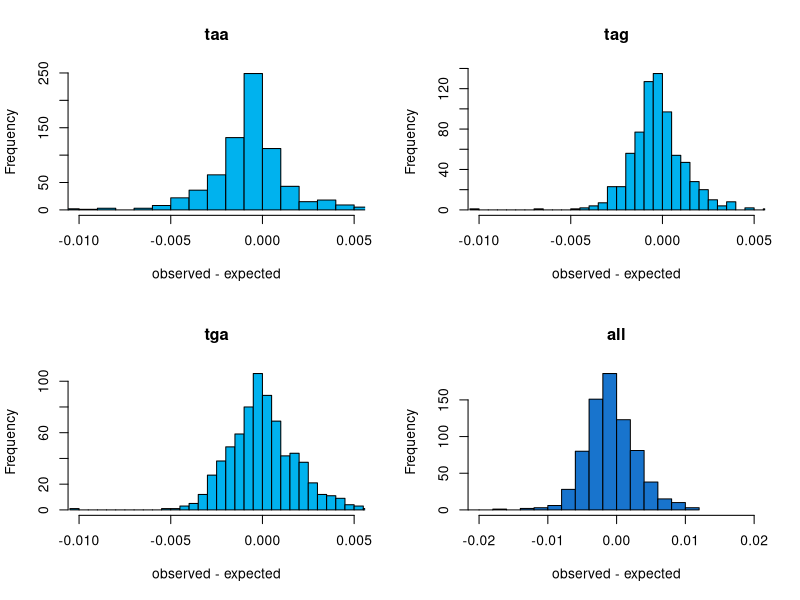

This figure's R source:
#histogram of out of frame - out of frame frequencies for tag, tga, taa and all

library(stringr)

pdf("24.1_fig_4.pdf")
par(mfrow=c(2,2))

data1 <- read.csv('13.3_merged_OOF_CDS_rates.csv',header = TRUE)

observed_taa_frequency <- unlist(data1$frequency_taa_coding)
expected_taa_frequency <- unlist(data1$frequency_taa_OOF) 
observed_vs_expected_taa <- observed_taa_frequency - expected_taa_frequency
hist(observed_vs_expected_taa, breaks = 35, xlab = 'observed - expected', col = 'deepskyblue2', main = 'taa',xlim = c(-0.010, 0.005))


observed_tag_frequency <- unlist(data1$frequency_tag_coding)
expected_tag_frequency <- unlist(data1$frequency_tag_OOF) 
observed_vs_expected_tag <- observed_tag_frequency - expected_tag_frequency
hist(observed_vs_expected_tag, breaks = 30,xlab = 'observed - expected', col = 'deepskyblue2', main = 'tag',xlim = c(-0.010, 0.005))

observed_tga_frequency <- unlist(data1$frequency_tga_coding)
expected_tga_frequency <- unlist(data1$frequency_tga_OOF) 
observed_vs_expected_tga <- observed_tga_frequency - expected_tga_frequency
hist(observed_vs_expected_tga, breaks = 30, xlab = 'observed - expected', col = 'deepskyblue2', main = 'tga',xlim = c(-0.010, 0.005))



observed_all_frequency <- unlist(data1$frequency_ASC_coding)
expected_all_frequency <- unlist(data1$frequency_ASC_OOF) 
observed_vs_expected_all <- observed_all_frequency - expected_all_frequency
hist(observed_vs_expected_all, breaks = 30, xlab = 'observed - expected', col = 'dodgerblue3', main = 'all',xlim = c(-0.02, 0.02))


stats1 <- t.test(observed_taa_frequency,expected_taa_frequency, paired = TRUE)
print(paste('taa'))
print(stats1)

stats2 <- t.test(observed_tag_frequency,expected_tag_frequency, paired = TRUE)
print(paste('tag'))
print(stats2)


stats3 <- t.test(observed_tga_frequency,expected_tga_frequency, paired = TRUE)
print(paste('tga'))
print(stats3)


stats4 <- t.test(observed_all_frequency,expected_all_frequency, paired = TRUE)
print(paste('all'))
print(stats4)


dev.off()